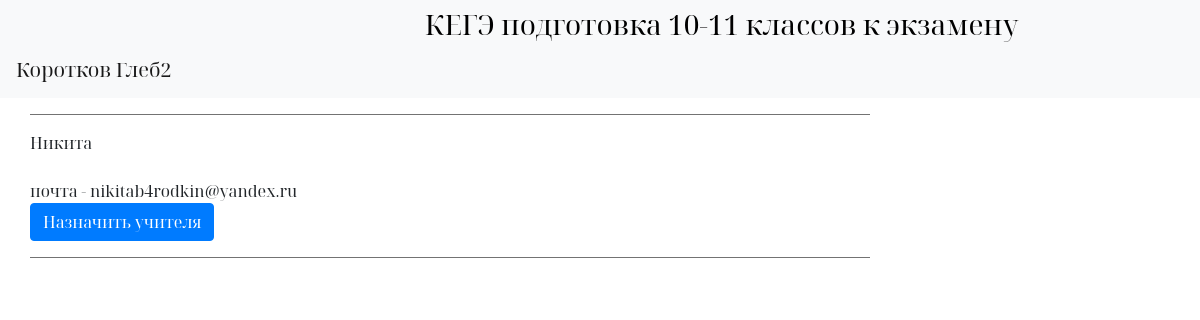
Page /teachers (signed in) on the committed database.
### data/users.py (models this page shows, shortened)
class User(SqlAlchemyBase, UserMixin):
    __tablename__ = 'users'
    id = sqlalchemy.Column(sqlalchemy.Integer,
                           primary_key=True, autoincrement=True)
    name = sqlalchemy.Column(sqlalchemy.String, nullable=True)
    email = sqlalchemy.Column(sqlalchemy.String,
                              index=True, unique=True, nullable=True)
    hashed_password = sqlalchemy.Column(sqlalchemy.String, nullable=True)
    admin = sqlalchemy.Column(sqlalchemy.Boolean, default=False)
    applic = sqlalchemy.Column(sqlalchemy.Boolean, default=False)
    teach = sqlalchemy.Column(sqlalchemy.Boolean, default=False)
    block = sqlalchemy.Column(sqlalchemy.Boolean, default=False)
    solutions = orm.relation("Solutions", back_populates='user')

### main.py (the view)
@app.route('/teachers', methods=['GET', 'POST'])
def teachers():
    db_sess = db_session.create_session()
    teach = db_sess.query(User)
    return render_template('admin-2.html',
                           teach=teach)

### data/db_session.py (called while the page is built)
def create_session() -> Session:
    global __factory
    return __factory()

### main.py (called while the page is built)
@login_manager.user_loader
def load_user(user_id):
    db_sess = db_session.create_session()
    return db_sess.query(User).get(user_id)

### templates/admin-2.html
{% extends "base.html" %}
{% block content %}
<form class="" method="post">
    <div class="form-group">
        <hr noshade size="10">
        {% for item in teach%}
            {% if item.applic == 1 %}
                {% if item.teach == 0 %}
                    {{item.name}}<br><br>
                    почта - {{item.email}}<br>
                    <a href="/accept_teaching/{{item.id}}" class="btn btn-primary">Назначить учителя</a>
                    <br>
                    <hr noshade size="10">
                {% endif %}
            {% endif %}
        {% endfor %}
    </div>
</form>
{% endblock %}

### templates/base.html (shortened to what this page needs)
<!doctype html>
<html lang="en">
<head>
    <link rel="stylesheet"
          href="https://stackpath.bootstrapcdn.com/bootstrap/4.4.1/css/bootstrap.min.css"
>
</head>
<body>
<header>
    <nav class="navbar navbar-light bg-light">
          <a class='ind' href="/index"><h3 class="indh3">КЕГЭ подготовка 10-11 классов к экзамену</h3></a>
        {% if current_user.is_authenticated or current_user.teach == 1%}
    <a class="navbar-brand" href="/user">{{ current_user.name }}</a>
    {% else %}
        <p>
            <button class="btn-reg"><a class="a-reg" href="/register">Зарегистрироваться</a></button>
            <button class="btn-log"><a class="a-log" href="/login">Войти</a></button>
        </p>
    {% endif %}
    </nav>
</header>
<div class="container-fluid">
<div class="row">
<div class="col-md-9">
<main role="main" class="container">
    {% block content %}{% endblock %}
</main>
</div>
</div></div>
</body>
</html>

### templates/base.html (style rules this page uses)
body { font-family: 'Noto Serif Display', serif; }
a { text-decoration: none; color: black; }
.ind { margin-left: 35%; color: black; text-decoration: none; font-size: 30%; }
.indh3 { color: black; text-decoration: none; }

### rows in the picture
User: name "Коротков Глеб2"
User: name "Никита", email "nikitab4rodkin@yandex.ru"
